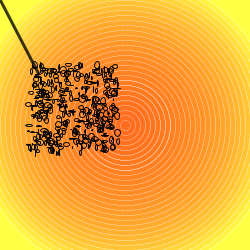
Frame 1 (no input)
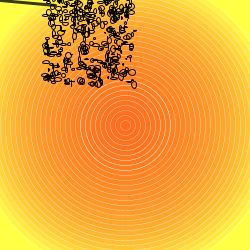
Frame 60 (the mouse pressed at the canvas centre just before this capture)
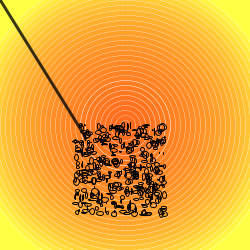
Frame 120 (the mouse held since frame 60 and released just before this capture)

The Processing sketch that drew these frames (run headless with seeded random() and noise(); from frame 60 on, the mouse is pressed at the canvas centre):

// Processing sketch: processing_19546
// ── processing_19546.pde

void setup()
{
size(250,250);
background(#ffff46);
frameRate(120);
smooth();   
}
float x1,y1,rad1;
int deg=0;
float a=25;
void draw()
{
 
if (a<180)
{a+=0.5;}
else{a-=120;}
  deg+=15;
  rad1=(PI/180)*deg;//converting degrees to radians
  x1=sin(rad1)*50+a;//x1+the center point=> making the circular path
  y1=cos(rad1)*50+a;
  
 background(#ffff46);//backgrong circles and also repeats background
 for(int m=0;m<400;m+=10){
  stroke(255);
  strokeWeight(0.3);
  fill(#ff661c,20);
  ellipse(width/2,height/2,300-m,300-m);
  }
      
 stroke(HSB,200);//handle
 smooth();
 strokeWeight(3);
 line(x1,y1,0,0);
  
 for(int o=0;o<3900;o+=10){//moving circles
   noFill();
   stroke(HSB);
   strokeWeight(1);
   ellipse(random(x1-10,x1+80),random(y1-10,y1+80),random(0.1,7),random(0.2,7));  
}
}
